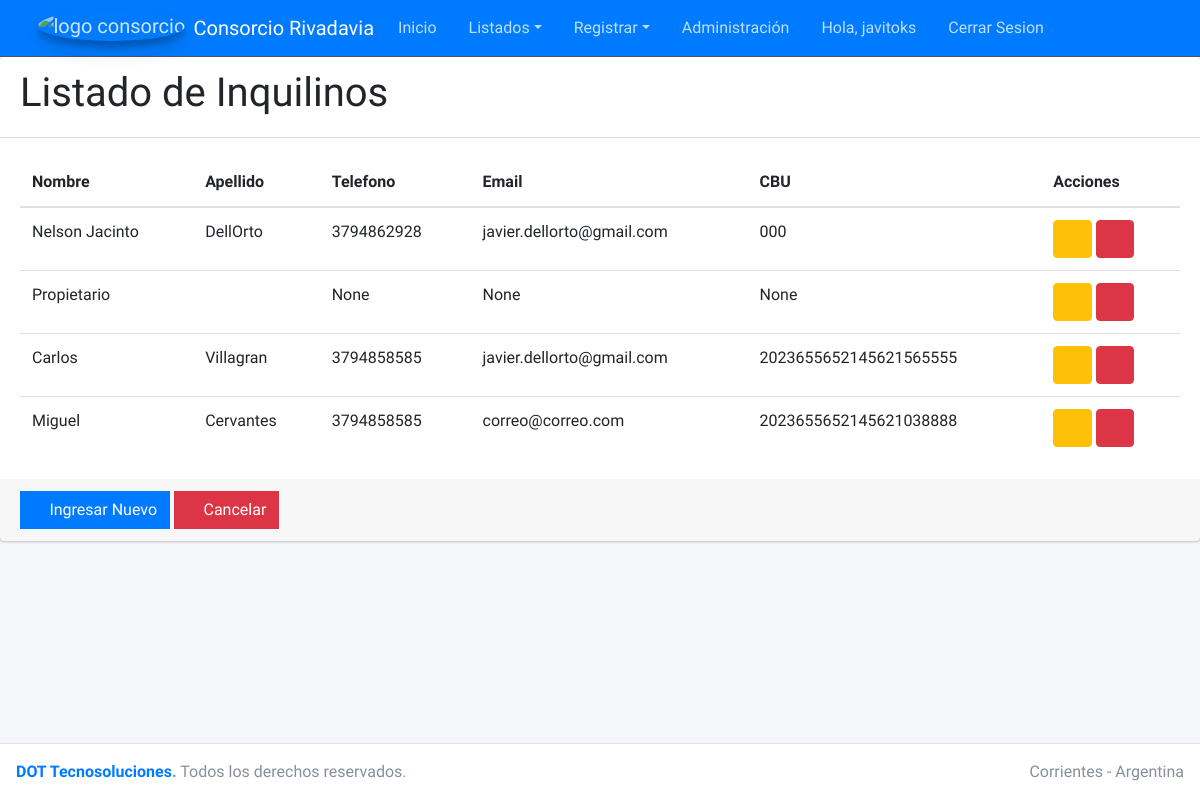
Page /consorcio/listar_inquilinos/ (signed in) on the earlier database version.
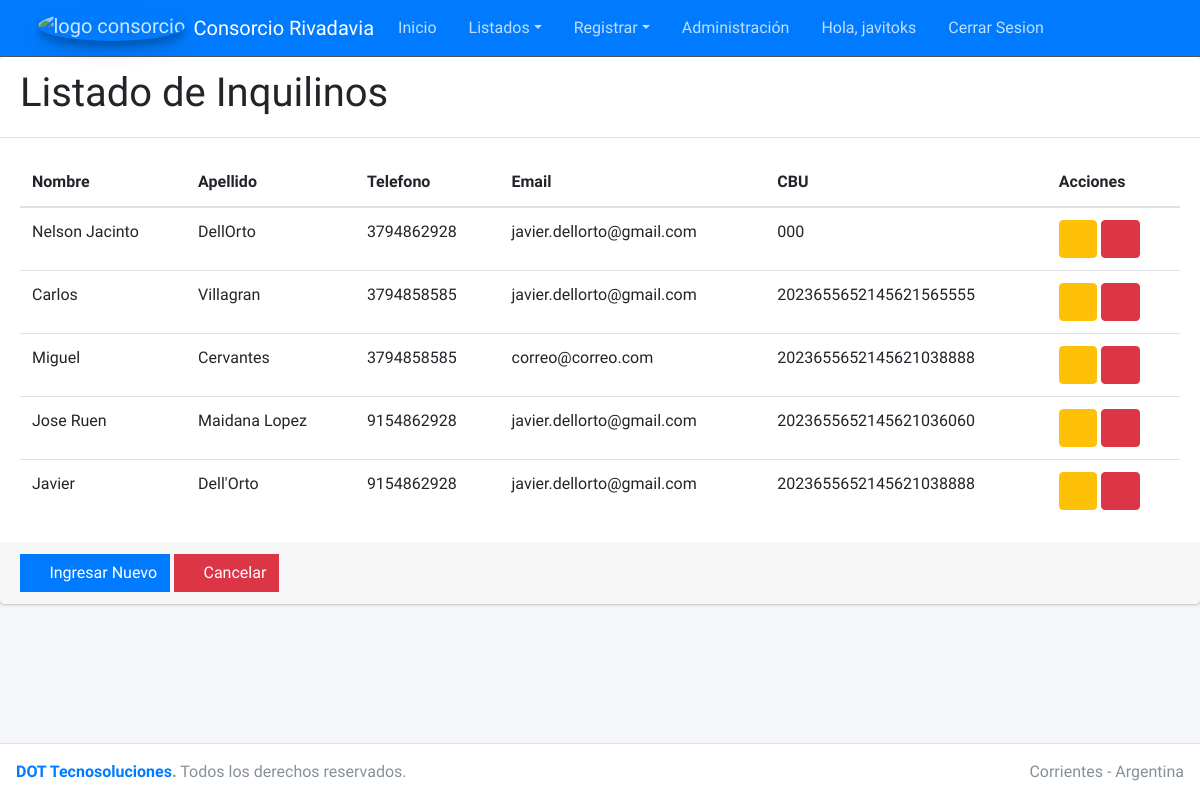
Same page on the later database version.
### casa/models.py (models this page shows, shortened)
class Inquilino(models.Model):
    nombre = models.CharField(max_length=30)
    apellido = models.CharField(max_length=30, blank=True)
    telefono = models.CharField(max_length=10, blank=True, null=True)
    email = models.EmailField(blank=True, null=True)
    CBU = models.CharField(max_length=22, blank=True, null=True)
    creado = models.DateTimeField(auto_now_add=True)
    modificado = models.DateTimeField(auto_now=True)
    class Meta:
        verbose_name = ("Inquilino")
        verbose_name_plural = ("Inquilinos")

### casa/views.py (the view)
# urls.py: path('listar_inquilinos/', ListarInquilinos.as_view(), name='inquilinos'),
class ListarInquilinos(ListView):
    model = Inquilino
    template_name = "inquilinos.html"

### casa/templates/inquilinos.html
{% extends "list.html" %}
{% block titulo %}
<div><h1>Listado de Inquilinos</h1></div>
{% endblock titulo %}
{% block columns %}
<tr>
  <th scope="col">Nombre</th>
  <th scope="col">Apellido</th>
  <th scope="col">Telefono</th>
  <th scope="col">Email</th>
  <th scope="col">CBU</th>
  <th scope="col">Acciones</th>
</tr>
{% endblock columns %}
{% block rows %}
{% if object_list %}
{% for inquilino in object_list %}
<tr>
  <td>{{inquilino.nombre }}</td>
  <td>{{inquilino.apellido}}</td>
  <td>{{inquilino.telefono}}</td>
  <td>{{inquilino.email}}</td>
  <td>{{inquilino.CBU}}</td>
  <td>
    <a href="{% url 'editarinquilino' inquilino.id %}" class="btn btn-warning">
      <i class="fas fa-edit"></i>
    </a>
    <a href={% url 'eliminarinquilino' inquilino.id %} class="btn btn-danger">
      <i class="fas fa-trash"></i>
    </a>
  </td>
</tr>
{% endfor %}
{% else %}  <h2>No hay registros de Inquilinos</h2>
{% endif %}
{% endblock rows %}
{% block botones %}
<div class="card-footer">
  <a href='{% url 'registrarinquilinos' %}' class="btn btn-primary btn-flat"><i class="fas fa-plus"></i> Ingresar Nuevo</a>
  <a href='{% url 'home' %}' class="btn btn-danger btn-flat"><i class="fas fa-ban"></i> Cancelar</a>
</div>
{% endblock botones %}

Differences in the rows shown:
removed Inquilino: nombre "Propietario", telefono "None", email "None", CBU "None"
added Inquilino: nombre "Jose Ruen", apellido "Maidana Lopez", telefono "9154862928", email "javier.dellorto@gmail.com", CBU "2023655652145621036060"
added Inquilino: nombre "Javier", apellido "Dell'Orto", telefono "9154862928", email "javier.dellorto@gmail.com", CBU "2023655652145621038888"
